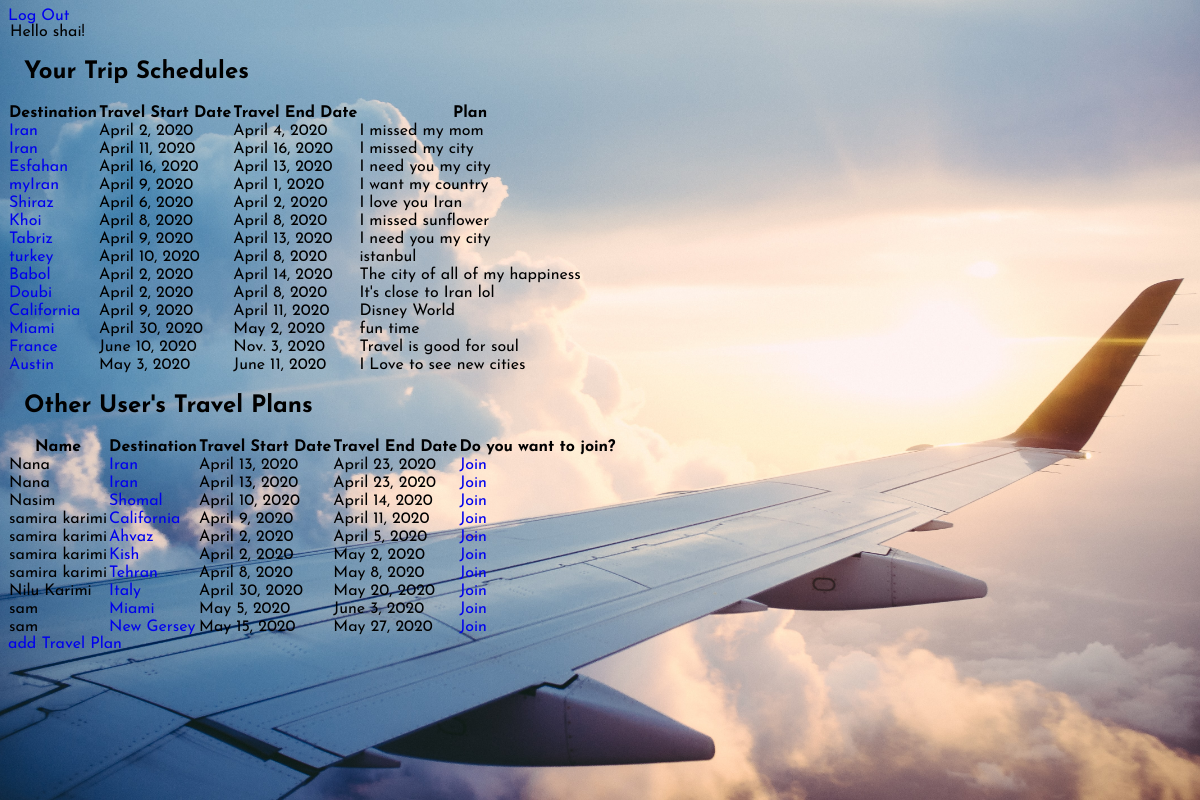
The app's page /success (signed in) with its own data.
### python_exam_app/models.py (models this page shows)
class User(models.Model):
    name= models.CharField(max_length=255)
    user_name = models.CharField(max_length=255)
    password = models.CharField(max_length=255)
    created_at = models.DateTimeField(auto_now_add=True)
    updated_at = models.DateTimeField(auto_now= True)
    objects = UserManager()

class Trip(models.Model):
    destination= models.CharField(max_length=255)
    description= models.CharField(max_length=255,null=False)
    uploader = models.ForeignKey(User, related_name = 'trips_uploaded', on_delete = models.CASCADE)
    planner = models.ManyToManyField(User, related_name ='plan_trips')
    DateTo=models.DateField(blank=False, null=False)
    DateFrom=models.DateField(blank=False, null=False)
    created_at = models.DateTimeField(auto_now_add=True)
    updated_at = models.DateTimeField(auto_now= True)
    objects = tripManager()

### python_exam_app/views.py (the view)
# urls.py: path('success',views.successUser),
def successUser(request):
    if 'loggedinId' not in request.session:
        return redirect('/')
    context = {
        'logedinUser':User.objects.get(id=request.session['loggedinId']),
         'myTrips': Trip.objects.filter(Q(uploader=User.objects.get(id=request.session['loggedinId']))|Q(planner=User.objects.get(id=request.session['loggedinId']))),
         'notmyTrips': Trip.objects.exclude(Q(uploader=User.objects.get(id=request.session['loggedinId']))|Q(planner=User.objects.get(id=request.session['loggedinId'])))
    }
    return render(request,'home.html',context)

### python_exam_app/templates/home.html (shortened to what this page needs)
{% load static %}
<!DOCTYPE html>
<html lang="en">
<head>
  <link rel="stylesheet" href="https://unpkg.com/tachyons@4.12.0/css/tachyons.min.css"/>
</head>
<body>
  <div class="background"></div>
    <div class='pt2 pl3'>
      <a class= 'dim  dark-blue f4 fixed right-1' href="/logOut">Log Out</a>
      <legend class="f2 fw6 ph0 mh0 ma3">Hello {{logedinUser.name}}!</legend>
  </div>
  <div class="pa4">
    <div class="overflow-auto ">
      <h2 class="f2 fw6 ph0 mh0">Your Trip Schedules</h2>
      <table class="f5 w-100 mw8 center" cellspacing="0">
        <thead>
          <tr>
            <th class="fw6 bb b--black-20 tl pb3 pr3 f4">Destination</th>
            <th class="fw6 bb b--black-20 tl pb3 pr3 f4">Travel Start Date</th>
            <th class="fw6 bb b--black-20 tl pb3 pr3 f4">Travel End Date</th>
            <th class="fw6 bb b--black-20 tl pb3 pr3 f4">Plan</th>
          </tr>
        </thead>
        <tbody class="lh-copy">
          {% for tripobj in myTrips %}
          <tr>
            <td class="pv3 pr3 bb b--black-20 f4"><a href="/tripInfo/{{tripobj.id}}" class="dim">{{tripobj.destination}}</a></td>
            <td class="pv3 pr3 bb b--black-20 f4">{{tripobj.DateFrom}}</td>
            <td class="pv3 pr3 bb b--black-20 f4">{{tripobj.DateTo}}</td>
            <td class="pv3 pr3 bb b--black-20 f4">{{tripobj.description}}</td>
          </tr>
          {% endfor %}
        </tbody>
      </table>
      </div>
    <div class="pa4">
      <div class="overflow-auto">
        <h2>Other User's Travel Plans</h2>
        <table class="f5 w-100 mw8 center" cellspacing="0">
          <thead>
            <tr>
              <th class="fw6 bb b--black-20 tl pb3 pr3 f4">Name</th>
              <th class="fw6 bb b--black-20 tl pb3 pr3 f4">Destination</th>
              <th class="fw6 bb b--black-20 tl pb3 pr3 f4">Travel Start Date</th>
              <th class="fw6 bb b--black-20 tl pb3 pr3 f4">Travel End Date</th>
              <th class="fw6 bb b--black-20 tl pb3 pr3 f4">Do you want to join?</th>
            </tr>
          </thead>
          <tbody class="lh-copy">
            {% for nottripobj in notmyTrips %}
            <tr>
              <td class="pv3 pr3 bb b--black-20 f4">{{nottripobj.uploader.name}}</td>
              <td class="pv3 pr3 bb b--black-20 f4"><a href="/tripInfo/{{nottripobj.id}}" class="dim">{{nottripobj.destination}}</a></td>
              <td class="pv3 pr3 bb b--black-20 f4">{{nottripobj.DateFrom}}</td>
              <td class="pv3 pr3 bb b--black-20 f4">{{nottripobj.DateTo}}</td>
              <td class="pv3 pr3 bb b--black-20 f4"><a href="/join/{{nottripobj.id}}" class="dim">Join</a></td>
            </tr>
            {% endfor %}
          </tbody>
      </table>
    </div>
    <a class= 'dim white f4 fixed bottom-1 ' href="/trip/add">add Travel Plan</a>
  </div>
  </body>
</html>

### records on screen
User: name "shai"
Trip: destination "Iran", DateFrom "April 2, 2020", DateTo "April 4, 2020", description "I missed my mom"
Trip: destination "Iran", DateFrom "April 11, 2020", DateTo "April 16, 2020", description "I missed my city"
Trip: destination "Esfahan", DateFrom "April 16, 2020", DateTo "April 13, 2020", description "I need you my city"
Trip: destination "myIran", DateFrom "April 9, 2020", DateTo "April 1, 2020", description "I want my country"
Trip: destination "Shiraz", DateFrom "April 6, 2020", DateTo "April 2, 2020", description "I love you Iran"
Trip: destination "Khoi", DateFrom "April 8, 2020", DateTo "April 8, 2020", description "I missed sunflower"
Trip: destination "Tabriz", DateFrom "April 9, 2020", DateTo "April 13, 2020", description "I need you my city"
Trip: destination "turkey", DateFrom "April 10, 2020", DateTo "April 8, 2020", description "istanbul"
Trip: destination "Babol", DateFrom "April 2, 2020", DateTo "April 14, 2020", description "The city of all of my happiness"
Trip: destination "Doubi", DateFrom "April 2, 2020", DateTo "April 8, 2020", description "It's close to Iran lol"
Trip: destination "California", DateFrom "April 9, 2020", DateTo "April 11, 2020", description "Disney World"
Trip: destination "Miami", DateFrom "April 30, 2020", DateTo "May 2, 2020", description "fun time"
Trip: destination "France", DateFrom "June 10, 2020", DateTo "Nov. 3, 2020", description "Travel is good for soul"
Trip: destination "Austin", DateFrom "May 3, 2020", DateTo "June 11, 2020", description "I Love to see new cities"
Trip: uploader.name "Nana", destination "Iran", DateFrom "April 13, 2020", DateTo "April 23, 2020"
Trip: uploader.name "Nana", destination "Iran", DateFrom "April 13, 2020", DateTo "April 23, 2020"
Trip: uploader.name "Nasim", destination "Shomal", DateFrom "April 10, 2020", DateTo "April 14, 2020"
Trip: uploader.name "samira karimi", destination "California", DateFrom "April 9, 2020", DateTo "April 11, 2020"
Trip: uploader.name "samira karimi", destination "Ahvaz", DateFrom "April 2, 2020", DateTo "April 5, 2020"
Trip: uploader.name "samira karimi", destination "Kish", DateFrom "April 2, 2020", DateTo "May 2, 2020"
Trip: uploader.name "samira karimi", destination "Tehran", DateFrom "April 8, 2020", DateTo "May 8, 2020"
Trip: uploader.name "Nilu Karimi", destination "Italy", DateFrom "April 30, 2020", DateTo "May 20, 2020"
Trip: uploader.name "sam", destination "Miami", DateFrom "May 5, 2020", DateTo "June 3, 2020"
Trip: uploader.name "sam", destination "New Gersey", DateFrom "May 15, 2020", DateTo "May 27, 2020"
